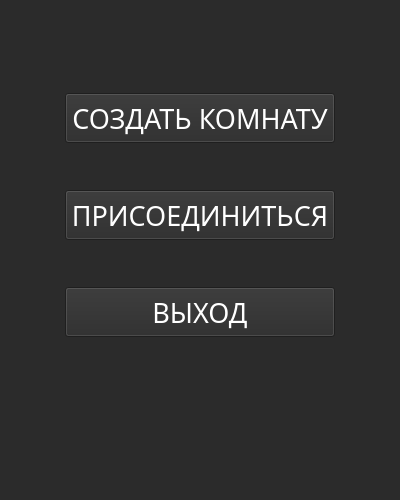
<?xml version="1.0" encoding="UTF-8"?>
<ui version="4.0">
 <class>MenuWindowGUI</class>
 <widget class="QMainWindow" name="MenuWindowGUI">
  <property name="geometry">
   <rect>
    <x>0</x>
    <y>0</y>
    <width>400</width>
    <height>500</height>
   </rect>
  </property>
  <property name="sizePolicy">
   <sizepolicy hsizetype="Fixed" vsizetype="Fixed">
    <horstretch>0</horstretch>
    <verstretch>0</verstretch>
   </sizepolicy>
  </property>
  <property name="minimumSize">
   <size>
    <width>400</width>
    <height>500</height>
   </size>
  </property>
  <property name="maximumSize">
   <size>
    <width>400</width>
    <height>500</height>
   </size>
  </property>
  <property name="palette">
   <palette>
    <active>
     <colorrole role="WindowText">
      <brush brushstyle="SolidPattern">
       <color alpha="255">
        <red>0</red>
        <green>0</green>
        <blue>0</blue>
       </color>
      </brush>
     </colorrole>
     <colorrole role="Button">
      <brush brushstyle="SolidPattern">
       <color alpha="255">
        <red>43</red>
        <green>43</green>
        <blue>43</blue>
       </color>
      </brush>
     </colorrole>
     <colorrole role="Light">
      <brush brushstyle="SolidPattern">
       <color alpha="255">
        <red>255</red>
        <green>255</green>
        <blue>255</blue>
       </color>
      </brush>
     </colorrole>
     <colorrole role="Midlight">
      <brush brushstyle="SolidPattern">
       <color alpha="255">
        <red>255</red>
        <green>255</green>
        <blue>255</blue>
       </color>
      </brush>
     </colorrole>
     <colorrole role="Dark">
      <brush brushstyle="SolidPattern">
       <color alpha="255">
        <red>127</red>
        <green>127</green>
        <blue>127</blue>
       </color>
      </brush>
     </colorrole>
     <colorrole role="Mid">
      <brush brushstyle="SolidPattern">
       <color alpha="255">
        <red>170</red>
        <green>170</green>
        <blue>170</blue>
       </color>
      </brush>
     </colorrole>
     <colorrole role="Text">
      <brush brushstyle="SolidPattern">
       <color alpha="255">
        <red>0</red>
        <green>0</green>
        <blue>0</blue>
       </color>
      </brush>
     </colorrole>
     <colorrole role="BrightText">
      <brush brushstyle="SolidPattern">
       <color alpha="255">
        <red>255</red>
        <green>255</green>
        <blue>255</blue>
       </color>
      </brush>
     </colorrole>
     <colorrole role="ButtonText">
      <brush brushstyle="SolidPattern">
       <color alpha="255">
        <red>0</red>
        <green>0</green>
        <blue>0</blue>
       </color>
      </brush>
     </colorrole>
     <colorrole role="Base">
      <brush brushstyle="SolidPattern">
       <color alpha="255">
        <red>43</red>
        <green>43</green>
        <blue>43</blue>
       </color>
      </brush>
     </colorrole>
     <colorrole role="Window">
      <brush brushstyle="SolidPattern">
       <color alpha="255">
        <red>43</red>
        <green>43</green>
        <blue>43</blue>
       </color>
      </brush>
     </colorrole>
     <colorrole role="Shadow">
      <brush brushstyle="SolidPattern">
       <color alpha="255">
        <red>0</red>
        <green>0</green>
        <blue>0</blue>
       </color>
      </brush>
     </colorrole>
     <colorrole role="AlternateBase">
      <brush brushstyle="SolidPattern">
       <color alpha="255">
        <red>255</red>
        <green>255</green>
        <blue>255</blue>
       </color>
      </brush>
     </colorrole>
     <colorrole role="ToolTipBase">
      <brush brushstyle="SolidPattern">
       <color alpha="255">
        <red>255</red>
        <green>255</green>
        <blue>220</blue>
       </color>
      </brush>
     </colorrole>
     <colorrole role="ToolTipText">
      <brush brushstyle="SolidPattern">
       <color alpha="255">
        <red>0</red>
        <green>0</green>
        <blue>0</blue>
       </color>
      </brush>
     </colorrole>
    </active>
    <inactive>
     <colorrole role="WindowText">
      <brush brushstyle="SolidPattern">
       <color alpha="255">
        <red>0</red>
        <green>0</green>
        <blue>0</blue>
       </color>
      </brush>
     </colorrole>
     <colorrole role="Button">
      <brush brushstyle="SolidPattern">
       <color alpha="255">
        <red>43</red>
        <green>43</green>
        <blue>43</blue>
       </color>
      </brush>
     </colorrole>
     <colorrole role="Light">
      <brush brushstyle="SolidPattern">
       <color alpha="255">
        <red>255</red>
        <green>255</green>
        <blue>255</blue>
       </color>
      </brush>
     </colorrole>
     <colorrole role="Midlight">
      <brush brushstyle="SolidPattern">
       <color alpha="255">
        <red>255</red>
        <green>255</green>
        <blue>255</blue>
       </color>
      </brush>
     </colorrole>
     <colorrole role="Dark">
      <brush brushstyle="SolidPattern">
       <color alpha="255">
        <red>127</red>
        <green>127</green>
        <blue>127</blue>
       </color>
      </brush>
     </colorrole>
     <colorrole role="Mid">
      <brush brushstyle="SolidPattern">
       <color alpha="255">
        <red>170</red>
        <green>170</green>
        <blue>170</blue>
       </color>
      </brush>
     </colorrole>
     <colorrole role="Text">
      <brush brushstyle="SolidPattern">
       <color alpha="255">
        <red>0</red>
        <green>0</green>
        <blue>0</blue>
       </color>
      </brush>
     </colorrole>
     <colorrole role="BrightText">
      <brush brushstyle="SolidPattern">
       <color alpha="255">
        <red>255</red>
        <green>255</green>
        <blue>255</blue>
       </color>
      </brush>
     </colorrole>
     <colorrole role="ButtonText">
      <brush brushstyle="SolidPattern">
       <color alpha="255">
        <red>0</red>
        <green>0</green>
        <blue>0</blue>
       </color>
      </brush>
     </colorrole>
     <colorrole role="Base">
      <brush brushstyle="SolidPattern">
       <color alpha="255">
        <red>43</red>
        <green>43</green>
        <blue>43</blue>
       </color>
      </brush>
     </colorrole>
     <colorrole role="Window">
      <brush brushstyle="SolidPattern">
       <color alpha="255">
        <red>43</red>
        <green>43</green>
        <blue>43</blue>
       </color>
      </brush>
     </colorrole>
     <colorrole role="Shadow">
      <brush brushstyle="SolidPattern">
       <color alpha="255">
        <red>0</red>
        <green>0</green>
        <blue>0</blue>
       </color>
      </brush>
     </colorrole>
     <colorrole role="AlternateBase">
      <brush brushstyle="SolidPattern">
       <color alpha="255">
        <red>255</red>
        <green>255</green>
        <blue>255</blue>
       </color>
      </brush>
     </colorrole>
     <colorrole role="ToolTipBase">
      <brush brushstyle="SolidPattern">
       <color alpha="255">
        <red>255</red>
        <green>255</green>
        <blue>220</blue>
       </color>
      </brush>
     </colorrole>
     <colorrole role="ToolTipText">
      <brush brushstyle="SolidPattern">
       <color alpha="255">
        <red>0</red>
        <green>0</green>
        <blue>0</blue>
       </color>
      </brush>
     </colorrole>
    </inactive>
    <disabled>
     <colorrole role="WindowText">
      <brush brushstyle="SolidPattern">
       <color alpha="255">
        <red>127</red>
        <green>127</green>
        <blue>127</blue>
       </color>
      </brush>
     </colorrole>
     <colorrole role="Button">
      <brush brushstyle="SolidPattern">
       <color alpha="255">
        <red>43</red>
        <green>43</green>
        <blue>43</blue>
       </color>
      </brush>
     </colorrole>
     <colorrole role="Light">
      <brush brushstyle="SolidPattern">
       <color alpha="255">
        <red>255</red>
        <green>255</green>
        <blue>255</blue>
       </color>
      </brush>
     </colorrole>
     <colorrole role="Midlight">
      <brush brushstyle="SolidPattern">
       <color alpha="255">
        <red>255</red>
        <green>255</green>
        <blue>255</blue>
       </color>
      </brush>
     </colorrole>
     <colorrole role="Dark">
      <brush brushstyle="SolidPattern">
       <color alpha="255">
        <red>127</red>
        <green>127</green>
        <blue>127</blue>
       </color>
      </brush>
     </colorrole>
     <colorrole role="Mid">
      <brush brushstyle="SolidPattern">
       <color alpha="255">
        <red>170</red>
        <green>170</green>
        <blue>170</blue>
       </color>
      </brush>
     </colorrole>
     <colorrole role="Text">
      <brush brushstyle="SolidPattern">
       <color alpha="255">
        <red>127</red>
        <green>127</green>
        <blue>127</blue>
       </color>
      </brush>
     </colorrole>
     <colorrole role="BrightText">
      <brush brushstyle="SolidPattern">
       <color alpha="255">
        <red>255</red>
        <green>255</green>
        <blue>255</blue>
       </color>
      </brush>
     </colorrole>
     <colorrole role="ButtonText">
      <brush brushstyle="SolidPattern">
       <color alpha="255">
        <red>127</red>
        <green>127</green>
        <blue>127</blue>
       </color>
      </brush>
     </colorrole>
     <colorrole role="Base">
      <brush brushstyle="SolidPattern">
       <color alpha="255">
        <red>43</red>
        <green>43</green>
        <blue>43</blue>
       </color>
      </brush>
     </colorrole>
     <colorrole role="Window">
      <brush brushstyle="SolidPattern">
       <color alpha="255">
        <red>43</red>
        <green>43</green>
        <blue>43</blue>
       </color>
      </brush>
     </colorrole>
     <colorrole role="Shadow">
      <brush brushstyle="SolidPattern">
       <color alpha="255">
        <red>0</red>
        <green>0</green>
        <blue>0</blue>
       </color>
      </brush>
     </colorrole>
     <colorrole role="AlternateBase">
      <brush brushstyle="SolidPattern">
       <color alpha="255">
        <red>255</red>
        <green>255</green>
        <blue>255</blue>
       </color>
      </brush>
     </colorrole>
     <colorrole role="ToolTipBase">
      <brush brushstyle="SolidPattern">
       <color alpha="255">
        <red>255</red>
        <green>255</green>
        <blue>220</blue>
       </color>
      </brush>
     </colorrole>
     <colorrole role="ToolTipText">
      <brush brushstyle="SolidPattern">
       <color alpha="255">
        <red>0</red>
        <green>0</green>
        <blue>0</blue>
       </color>
      </brush>
     </colorrole>
    </disabled>
   </palette>
  </property>
  <property name="cursor">
   <cursorShape>ArrowCursor</cursorShape>
  </property>
  <property name="mouseTracking">
   <bool>false</bool>
  </property>
  <property name="contextMenuPolicy">
   <enum>Qt::DefaultContextMenu</enum>
  </property>
  <property name="acceptDrops">
   <bool>false</bool>
  </property>
  <property name="windowTitle">
   <string>MyTama</string>
  </property>
  <property name="autoFillBackground">
   <bool>false</bool>
  </property>
  <property name="styleSheet">
   <string notr="true">background-color: #2b2b2b;</string>
  </property>
  <property name="tabShape">
   <enum>QTabWidget::Rounded</enum>
  </property>
  <widget class="QWidget" name="centralwidget">
   <property name="sizePolicy">
    <sizepolicy hsizetype="Fixed" vsizetype="Fixed">
     <horstretch>0</horstretch>
     <verstretch>0</verstretch>
    </sizepolicy>
   </property>
   <property name="minimumSize">
    <size>
     <width>400</width>
     <height>500</height>
    </size>
   </property>
   <property name="maximumSize">
    <size>
     <width>400</width>
     <height>500</height>
    </size>
   </property>
   <property name="sizeIncrement">
    <size>
     <width>0</width>
     <height>0</height>
    </size>
   </property>
   <property name="autoFillBackground">
    <bool>false</bool>
   </property>
   <property name="styleSheet">
    <string notr="true">QWidget {
    background-color: #2b2b2b;
}
QPushButton {
	color: white;
}
</string>
   </property>
   <widget class="QWidget" name="gridLayoutWidget">
    <property name="geometry">
     <rect>
      <x>0</x>
      <y>50</y>
      <width>401</width>
      <height>331</height>
     </rect>
    </property>
    <layout class="QGridLayout" name="MenuGridLayout">
     <property name="verticalSpacing">
      <number>4</number>
     </property>
     <item row="5" column="0">
      <widget class="QPushButton" name="leftGameBTN">
       <property name="sizePolicy">
        <sizepolicy hsizetype="Fixed" vsizetype="Fixed">
         <horstretch>1</horstretch>
         <verstretch>0</verstretch>
        </sizepolicy>
       </property>
       <property name="minimumSize">
        <size>
         <width>270</width>
         <height>50</height>
        </size>
       </property>
       <property name="maximumSize">
        <size>
         <width>270</width>
         <height>50</height>
        </size>
       </property>
       <property name="palette">
        <palette>
         <active>
          <colorrole role="WindowText">
           <brush brushstyle="SolidPattern">
            <color alpha="255">
             <red>255</red>
             <green>255</green>
             <blue>255</blue>
            </color>
           </brush>
          </colorrole>
          <colorrole role="Button">
           <brush brushstyle="SolidPattern">
            <color alpha="255">
             <red>43</red>
             <green>43</green>
             <blue>43</blue>
            </color>
           </brush>
          </colorrole>
          <colorrole role="Mid">
           <brush brushstyle="SolidPattern">
            <color alpha="255">
             <red>181</red>
             <green>181</green>
             <blue>181</blue>
            </color>
           </brush>
          </colorrole>
          <colorrole role="Text">
           <brush brushstyle="SolidPattern">
            <color alpha="255">
             <red>255</red>
             <green>255</green>
             <blue>255</blue>
            </color>
           </brush>
          </colorrole>
          <colorrole role="ButtonText">
           <brush brushstyle="SolidPattern">
            <color alpha="255">
             <red>255</red>
             <green>255</green>
             <blue>255</blue>
            </color>
           </brush>
          </colorrole>
          <colorrole role="Base">
           <brush brushstyle="SolidPattern">
            <color alpha="255">
             <red>43</red>
             <green>43</green>
             <blue>43</blue>
            </color>
           </brush>
          </colorrole>
          <colorrole role="Window">
           <brush brushstyle="SolidPattern">
            <color alpha="255">
             <red>43</red>
             <green>43</green>
             <blue>43</blue>
            </color>
           </brush>
          </colorrole>
         </active>
         <inactive>
          <colorrole role="WindowText">
           <brush brushstyle="SolidPattern">
            <color alpha="255">
             <red>255</red>
             <green>255</green>
             <blue>255</blue>
            </color>
           </brush>
          </colorrole>
          <colorrole role="Button">
           <brush brushstyle="SolidPattern">
            <color alpha="255">
             <red>43</red>
             <green>43</green>
             <blue>43</blue>
            </color>
           </brush>
          </colorrole>
          <colorrole role="Mid">
           <brush brushstyle="SolidPattern">
            <color alpha="255">
             <red>181</red>
             <green>181</green>
             <blue>181</blue>
            </color>
           </brush>
          </colorrole>
          <colorrole role="Text">
           <brush brushstyle="SolidPattern">
            <color alpha="255">
             <red>255</red>
             <green>255</green>
             <blue>255</blue>
            </color>
           </brush>
          </colorrole>
          <colorrole role="ButtonText">
           <brush brushstyle="SolidPattern">
            <color alpha="255">
             <red>255</red>
             <green>255</green>
             <blue>255</blue>
            </color>
           </brush>
          </colorrole>
          <colorrole role="Base">
           <brush brushstyle="SolidPattern">
            <color alpha="255">
             <red>43</red>
             <green>43</green>
             <blue>43</blue>
            </color>
           </brush>
          </colorrole>
          <colorrole role="Window">
           <brush brushstyle="SolidPattern">
            <color alpha="255">
             <red>43</red>
             <green>43</green>
             <blue>43</blue>
            </color>
           </brush>
          </colorrole>
         </inactive>
         <disabled>
          <colorrole role="WindowText">
           <brush brushstyle="SolidPattern">
            <color alpha="255">
             <red>255</red>
             <green>255</green>
             <blue>255</blue>
            </color>
           </brush>
          </colorrole>
          <colorrole role="Button">
           <brush brushstyle="SolidPattern">
            <color alpha="255">
             <red>43</red>
             <green>43</green>
             <blue>43</blue>
            </color>
           </brush>
          </colorrole>
          <colorrole role="Mid">
           <brush brushstyle="SolidPattern">
            <color alpha="255">
             <red>181</red>
             <green>181</green>
             <blue>181</blue>
            </color>
           </brush>
          </colorrole>
          <colorrole role="Text">
           <brush brushstyle="SolidPattern">
            <color alpha="255">
             <red>255</red>
             <green>255</green>
             <blue>255</blue>
            </color>
           </brush>
          </colorrole>
          <colorrole role="ButtonText">
           <brush brushstyle="SolidPattern">
            <color alpha="255">
             <red>255</red>
             <green>255</green>
             <blue>255</blue>
            </color>
           </brush>
          </colorrole>
          <colorrole role="Base">
           <brush brushstyle="SolidPattern">
            <color alpha="255">
             <red>43</red>
             <green>43</green>
             <blue>43</blue>
            </color>
           </brush>
          </colorrole>
          <colorrole role="Window">
           <brush brushstyle="SolidPattern">
            <color alpha="255">
             <red>43</red>
             <green>43</green>
             <blue>43</blue>
            </color>
           </brush>
          </colorrole>
         </disabled>
        </palette>
       </property>
       <property name="font">
        <font>
         <family>Franklin Gothic Demi</family>
         <pointsize>20</pointsize>
        </font>
       </property>
       <property name="cursor">
        <cursorShape>PointingHandCursor</cursorShape>
       </property>
       <property name="text">
        <string>ВЫХОД</string>
       </property>
      </widget>
     </item>
     <item row="1" column="0">
      <widget class="QPushButton" name="createRoomBTN">
       <property name="sizePolicy">
        <sizepolicy hsizetype="Fixed" vsizetype="Fixed">
         <horstretch>1</horstretch>
         <verstretch>0</verstretch>
        </sizepolicy>
       </property>
       <property name="minimumSize">
        <size>
         <width>270</width>
         <height>50</height>
        </size>
       </property>
       <property name="palette">
        <palette>
         <active>
          <colorrole role="WindowText">
           <brush brushstyle="SolidPattern">
            <color alpha="255">
             <red>255</red>
             <green>255</green>
             <blue>255</blue>
            </color>
           </brush>
          </colorrole>
          <colorrole role="Button">
           <brush brushstyle="SolidPattern">
            <color alpha="255">
             <red>43</red>
             <green>43</green>
             <blue>43</blue>
            </color>
           </brush>
          </colorrole>
          <colorrole role="Mid">
           <brush brushstyle="SolidPattern">
            <color alpha="255">
             <red>181</red>
             <green>181</green>
             <blue>181</blue>
            </color>
           </brush>
          </colorrole>
          <colorrole role="Text">
           <brush brushstyle="SolidPattern">
            <color alpha="255">
             <red>255</red>
             <green>255</green>
             <blue>255</blue>
            </color>
           </brush>
          </colorrole>
          <colorrole role="ButtonText">
           <brush brushstyle="SolidPattern">
            <color alpha="255">
             <red>255</red>
             <green>255</green>
             <blue>255</blue>
            </color>
           </brush>
          </colorrole>
          <colorrole role="Base">
           <brush brushstyle="SolidPattern">
            <color alpha="255">
             <red>43</red>
             <green>43</green>
             <blue>43</blue>
            </color>
           </brush>
          </colorrole>
          <colorrole role="Window">
           <brush brushstyle="SolidPattern">
            <color alpha="255">
             <red>43</red>
             <green>43</green>
             <blue>43</blue>
            </color>
           </brush>
          </colorrole>
         </active>
         <inactive>
          <colorrole role="WindowText">
           <brush brushstyle="SolidPattern">
            <color alpha="255">
             <red>255</red>
             <green>255</green>
             <blue>255</blue>
            </color>
           </brush>
          </colorrole>
          <colorrole role="Button">
           <brush brushstyle="SolidPattern">
            <color alpha="255">
             <red>43</red>
             <green>43</green>
             <blue>43</blue>
            </color>
           </brush>
          </colorrole>
          <colorrole role="Mid">
           <brush brushstyle="SolidPattern">
            <color alpha="255">
             <red>181</red>
             <green>181</green>
             <blue>181</blue>
            </color>
           </brush>
          </colorrole>
          <colorrole role="Text">
           <brush brushstyle="SolidPattern">
            <color alpha="255">
             <red>255</red>
             <green>255</green>
             <blue>255</blue>
            </color>
           </brush>
          </colorrole>
          <colorrole role="ButtonText">
           <brush brushstyle="SolidPattern">
            <color alpha="255">
             <red>255</red>
             <green>255</green>
             <blue>255</blue>
            </color>
           </brush>
          </colorrole>
          <colorrole role="Base">
           <brush brushstyle="SolidPattern">
            <color alpha="255">
             <red>43</red>
             <green>43</green>
             <blue>43</blue>
            </color>
           </brush>
          </colorrole>
          <colorrole role="Window">
           <brush brushstyle="SolidPattern">
            <color alpha="255">
             <red>43</red>
             <green>43</green>
             <blue>43</blue>
            </color>
           </brush>
          </colorrole>
         </inactive>
         <disabled>
          <colorrole role="WindowText">
           <brush brushstyle="SolidPattern">
            <color alpha="255">
             <red>255</red>
             <green>255</green>
             <blue>255</blue>
            </color>
           </brush>
          </colorrole>
          <colorrole role="Button">
           <brush brushstyle="SolidPattern">
            <color alpha="255">
             <red>43</red>
             <green>43</green>
             <blue>43</blue>
            </color>
           </brush>
          </colorrole>
          <colorrole role="Mid">
           <brush brushstyle="SolidPattern">
            <color alpha="255">
             <red>181</red>
             <green>181</green>
             <blue>181</blue>
            </color>
           </brush>
          </colorrole>
          <colorrole role="Text">
           <brush brushstyle="SolidPattern">
            <color alpha="255">
             <red>255</red>
             <green>255</green>
             <blue>255</blue>
            </color>
           </brush>
          </colorrole>
          <colorrole role="ButtonText">
           <brush brushstyle="SolidPattern">
            <color alpha="255">
             <red>255</red>
             <green>255</green>
             <blue>255</blue>
            </color>
           </brush>
          </colorrole>
          <colorrole role="Base">
           <brush brushstyle="SolidPattern">
            <color alpha="255">
             <red>43</red>
             <green>43</green>
             <blue>43</blue>
            </color>
           </brush>
          </colorrole>
          <colorrole role="Window">
           <brush brushstyle="SolidPattern">
            <color alpha="255">
             <red>43</red>
             <green>43</green>
             <blue>43</blue>
            </color>
           </brush>
          </colorrole>
         </disabled>
        </palette>
       </property>
       <property name="font">
        <font>
         <family>Franklin Gothic Demi</family>
         <pointsize>20</pointsize>
        </font>
       </property>
       <property name="cursor">
        <cursorShape>PointingHandCursor</cursorShape>
       </property>
       <property name="text">
        <string>СОЗДАТЬ КОМНАТУ</string>
       </property>
      </widget>
     </item>
     <item row="2" column="0">
      <widget class="QPushButton" name="joinRoomBTN">
       <property name="sizePolicy">
        <sizepolicy hsizetype="Fixed" vsizetype="Fixed">
         <horstretch>1</horstretch>
         <verstretch>0</verstretch>
        </sizepolicy>
       </property>
       <property name="minimumSize">
        <size>
         <width>270</width>
         <height>50</height>
        </size>
       </property>
       <property name="maximumSize">
        <size>
         <width>270</width>
         <height>50</height>
        </size>
       </property>
       <property name="palette">
        <palette>
         <active>
          <colorrole role="WindowText">
           <brush brushstyle="SolidPattern">
            <color alpha="255">
             <red>255</red>
             <green>255</green>
             <blue>255</blue>
            </color>
           </brush>
          </colorrole>
          <colorrole role="Button">
           <brush brushstyle="SolidPattern">
            <color alpha="255">
             <red>43</red>
             <green>43</green>
             <blue>43</blue>
            </color>
           </brush>
          </colorrole>
          <colorrole role="Mid">
           <brush brushstyle="SolidPattern">
            <color alpha="255">
             <red>181</red>
             <green>181</green>
             <blue>181</blue>
            </color>
           </brush>
          </colorrole>
          <colorrole role="Text">
           <brush brushstyle="SolidPattern">
            <color alpha="255">
             <red>255</red>
             <green>255</green>
             <blue>255</blue>
            </color>
           </brush>
          </colorrole>
          <colorrole role="ButtonText">
           <brush brushstyle="SolidPattern">
            <color alpha="255">
             <red>255</red>
             <green>255</green>
             <blue>255</blue>
            </color>
           </brush>
          </colorrole>
          <colorrole role="Base">
           <brush brushstyle="SolidPattern">
            <color alpha="255">
             <red>43</red>
             <green>43</green>
             <blue>43</blue>
            </color>
           </brush>
          </colorrole>
          <colorrole role="Window">
           <brush brushstyle="SolidPattern">
            <color alpha="255">
             <red>43</red>
             <green>43</green>
             <blue>43</blue>
            </color>
           </brush>
          </colorrole>
         </active>
         <inactive>
          <colorrole role="WindowText">
           <brush brushstyle="SolidPattern">
            <color alpha="255">
             <red>255</red>
             <green>255</green>
             <blue>255</blue>
            </color>
           </brush>
          </colorrole>
          <colorrole role="Button">
           <brush brushstyle="SolidPattern">
            <color alpha="255">
             <red>43</red>
             <green>43</green>
             <blue>43</blue>
            </color>
           </brush>
          </colorrole>
          <colorrole role="Mid">
           <brush brushstyle="SolidPattern">
            <color alpha="255">
             <red>181</red>
             <green>181</green>
             <blue>181</blue>
            </color>
           </brush>
          </colorrole>
          <colorrole role="Text">
           <brush brushstyle="SolidPattern">
            <color alpha="255">
             <red>255</red>
             <green>255</green>
             <blue>255</blue>
            </color>
           </brush>
          </colorrole>
          <colorrole role="ButtonText">
           <brush brushstyle="SolidPattern">
            <color alpha="255">
             <red>255</red>
             <green>255</green>
             <blue>255</blue>
            </color>
           </brush>
          </colorrole>
          <colorrole role="Base">
           <brush brushstyle="SolidPattern">
            <color alpha="255">
             <red>43</red>
             <green>43</green>
             <blue>43</blue>
            </color>
           </brush>
          </colorrole>
          <colorrole role="Window">
           <brush brushstyle="SolidPattern">
            <color alpha="255">
             <red>43</red>
             <green>43</green>
             <blue>43</blue>
            </color>
           </brush>
          </colorrole>
         </inactive>
         <disabled>
          <colorrole role="WindowText">
           <brush brushstyle="SolidPattern">
            <color alpha="255">
             <red>255</red>
             <green>255</green>
             <blue>255</blue>
            </color>
           </brush>
          </colorrole>
          <colorrole role="Button">
           <brush brushstyle="SolidPattern">
            <color alpha="255">
             <red>43</red>
             <green>43</green>
             <blue>43</blue>
            </color>
           </brush>
          </colorrole>
          <colorrole role="Mid">
           <brush brushstyle="SolidPattern">
            <color alpha="255">
             <red>181</red>
             <green>181</green>
             <blue>181</blue>
            </color>
           </brush>
          </colorrole>
          <colorrole role="Text">
           <brush brushstyle="SolidPattern">
            <color alpha="255">
             <red>255</red>
             <green>255</green>
             <blue>255</blue>
            </color>
           </brush>
          </colorrole>
          <colorrole role="ButtonText">
           <brush brushstyle="SolidPattern">
            <color alpha="255">
             <red>255</red>
             <green>255</green>
             <blue>255</blue>
            </color>
           </brush>
          </colorrole>
          <colorrole role="Base">
           <brush brushstyle="SolidPattern">
            <color alpha="255">
             <red>43</red>
             <green>43</green>
             <blue>43</blue>
            </color>
           </brush>
          </colorrole>
          <colorrole role="Window">
           <brush brushstyle="SolidPattern">
            <color alpha="255">
             <red>43</red>
             <green>43</green>
             <blue>43</blue>
            </color>
           </brush>
          </colorrole>
         </disabled>
        </palette>
       </property>
       <property name="font">
        <font>
         <family>Franklin Gothic Demi</family>
         <pointsize>20</pointsize>
        </font>
       </property>
       <property name="cursor">
        <cursorShape>PointingHandCursor</cursorShape>
       </property>
       <property name="text">
        <string>ПРИСОЕДИНИТЬСЯ</string>
       </property>
      </widget>
     </item>
    </layout>
   </widget>
  </widget>
 </widget>
 <resources/>
 <connections/>
</ui>
